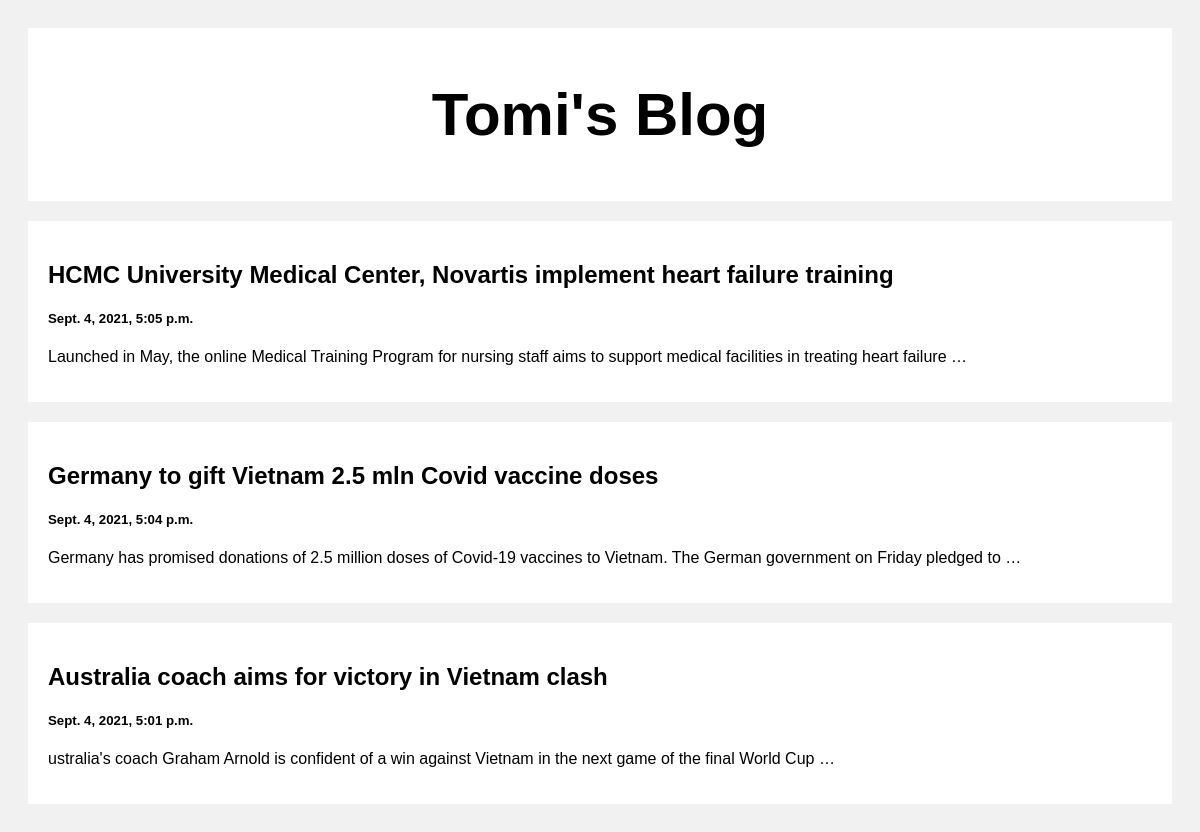
The page / on the database its author committed.
### posts/models.py (models this page shows)
class Post (models.Model):
    title = models.CharField(max_length=100)
    body = models.CharField(max_length=1000000)
    created_at = models.DateTimeField(default=datetime.now, blank=True)

### posts/views.py (the view)
# urls.py: path('', views.index, name='index'),
def index(request):
    posts = Post.objects.all()
    return render(request, 'index.html', {'posts': posts})

### templates/index.html (shortened to what this page needs)
<!DOCTYPE html>
<html>
<head>
</head>
<body>
<div class="header">
  <h2>Tomi's Blog</h2>
</div>
<div class="row">
  <div class="leftcolumn">
    {% for post in posts reversed %}
    <div class="card">
      <a style="text-decoration: none; color: black;" href="/post/{{post.id}}">
        <h2>{{post.title}}</h2>
        <h5>{{post.created_at}}</h5>
        <p>{{post.body|truncatewords:20}}</p>
      </a>
    </div>
    {% endfor %}
  </div>
</div>
</body>
</html>

### templates/index.html (style rules this page uses)
* { box-sizing: border-box; }
body { font-family: Arial; padding: 20px; background: #f1f1f1; }
.header { padding: 2px; font-size: 40px; text-align: center; background: white; }
.leftcolumn { float: left; width: 100%; }
.card { background-color: white; padding: 20px; margin-top: 20px; }
.row:after { content: ""; display: table; clear: both; }

### rows shown on the page
Post: title "HCMC University Medical Center, Novartis implement heart failure training", created_at "Sept. 4, 2021, 5:05 p.m.", body "Launched in May, the online Medical Training Program for nursing staff aims to support medical facilities in treating heart failure …"
Post: title "Germany to gift Vietnam 2.5 mln Covid vaccine doses", created_at "Sept. 4, 2021, 5:04 p.m.", body "Germany has promised donations of 2.5 million doses of Covid-19 vaccines to Vietnam. The German government on Friday pledged to …"
Post: title "Australia coach aims for victory in Vietnam clash", created_at "Sept. 4, 2021, 5:01 p.m.", body "ustralia's coach Graham Arnold is confident of a win against Vietnam in the next game of the final World Cup …"
